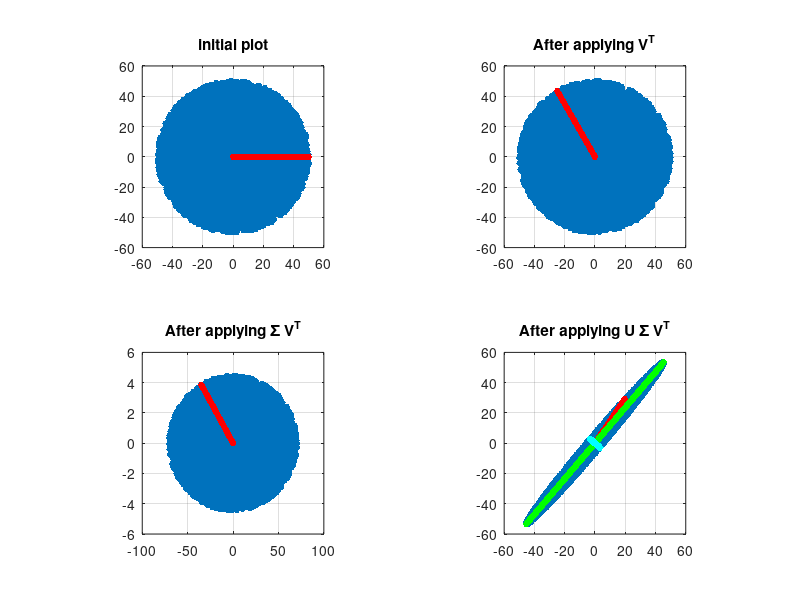

This chart was generated by the following MATLAB code:
% Create a random set of coordinates in a circle.
% First define parameters that define the number of points and the circle.
n = 10000;
R = 50;
x0 = 0;
y0 = 0;
% we want to plot n points in a circle located at origin (x0,y0)
% of radius R

t = 2*pi*rand(n,1); %decide on the angles
a = 0;
b = R;
r = a + (b-a).*rand(n,1); %decide on the radius
x = x0 + r.*cos(t);
y = y0 + r.*sin(t);

% create a landmark
x_landmark = [0:0.5:R]';
y_landmark = zeros(length(x_landmark),1);
n_landmark = length(x_landmark);

x = [x;x_landmark];
y = [y;y_landmark];
% plot the points
subplot(2,2,1)
plot(x(1:n),y(1:n), '.', 'MarkerSize', 15)
hold on
plot(x(n+1:n+n_landmark),y(n+1:n+n_landmark),'r.', 'MarkerSize', 15)
axis square;
grid on;
title('initial plot')
%%
M = rand(2,2);
[U,S,V] = svd(M);
XY = [x';y'];
% apply V
XY_V = V'*XY;
% plot the points
subplot(2,2,2)
plot(XY_V(1,1:n),XY_V(2,1:n), '.', 'MarkerSize', 15)
hold on
plot(XY_V(1,n+1:n+n_landmark),XY_V(2,n+1:n+n_landmark),'r.', 'MarkerSize', 15)
axis square;
grid on;
title('After applying V^{T}')
% apply S
XY_VS = S*XY_V;
% plot the points
subplot(2,2,3)
plot(XY_VS(1,1:n),XY_VS(2,1:n), '.', 'MarkerSize', 15)
hold on
plot(XY_VS(1,n+1:n+n_landmark),XY_VS(2,n+1:n+n_landmark),'r.', 'MarkerSize', 15)
axis square;
grid on;
title('After applying \Sigma V^{T}')
% apply U
XY_VSU = U*XY_VS;
% plot the points
subplot(2,2,4)
plot(XY_VSU(1,1:n),XY_VSU(2,1:n), '.', 'MarkerSize', 15)
hold on
plot(XY_VSU(1,n+1:n+n_landmark),XY_VSU(2,n+1:n+n_landmark),'r.', 'MarkerSize', 15)
axis square;
grid on;
title('After applying U \Sigma V^{T}')

%%
% Draw the best rank 1 approximation: line in this case:
App = U(:,1)*S(1,1)*V(:,1)';
XY_App = App*XY;
plot(XY_App(1,:),XY_App(2,:), 'g.', 'MarkerSize', 15)

hold on

App2 = U(:,2)*S(2,2)*V(:,2)';
XY_App2 = App2*XY;
plot(XY_App2(1,:),XY_App2(2,:), 'c.', 'MarkerSize', 15)